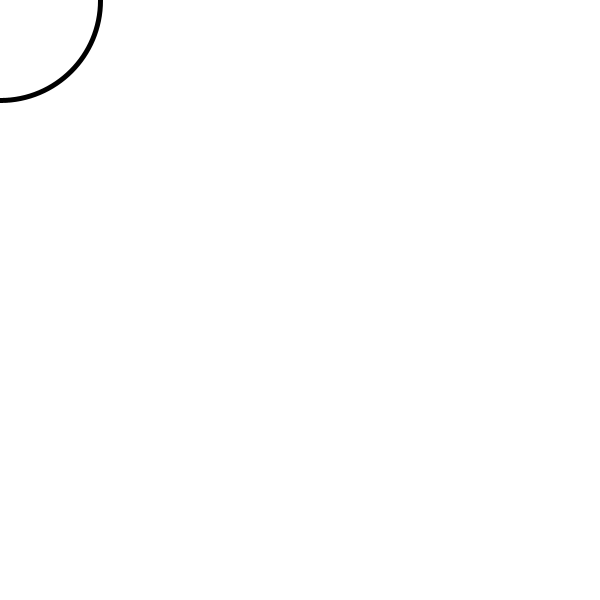
Frame 1 (no input)
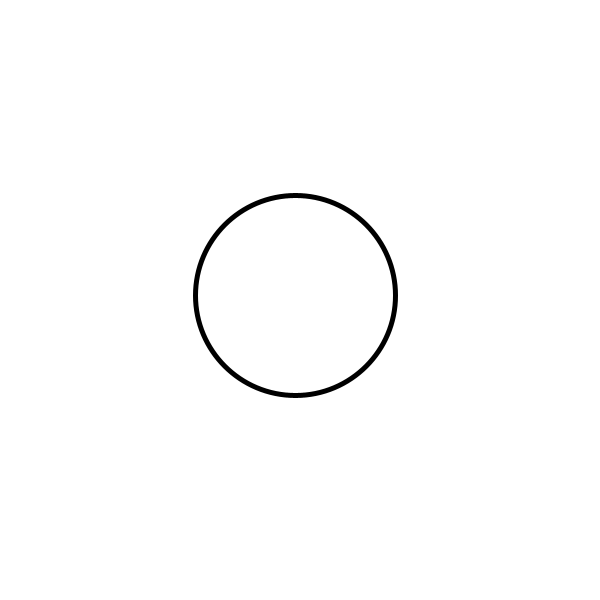
Frame 60 (the mouse pressed at the canvas centre just before this capture)
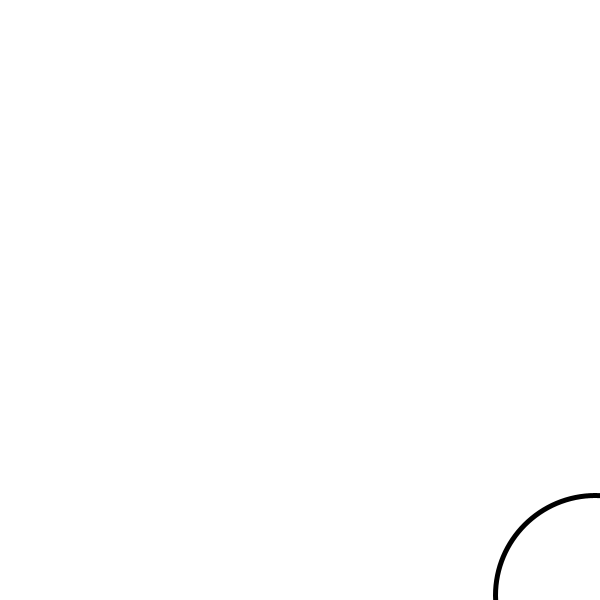
Frame 120 (the mouse held since frame 60 and released just before this capture)

The Processing sketch that drew these frames (run headless with seeded random() and noise(); from frame 60 on, the mouse is pressed at the canvas centre):

// Processing sketch: Unit_2_checkpoint__2
// ── Unit_2_checkpoint__2.pde
//Aaron Su
//Feb.12th 


int x,y;


void setup() {
  size(600,600);
  strokeWeight(5);
  x = 0;
  y = 0;
}

void draw() {
  background(255);
  ellipse(x,y,200,200);
  x = x + 5;
  y = y + 5;
  
  if (y > 700) {
    x = -100;
    y = -100;
  }
}
